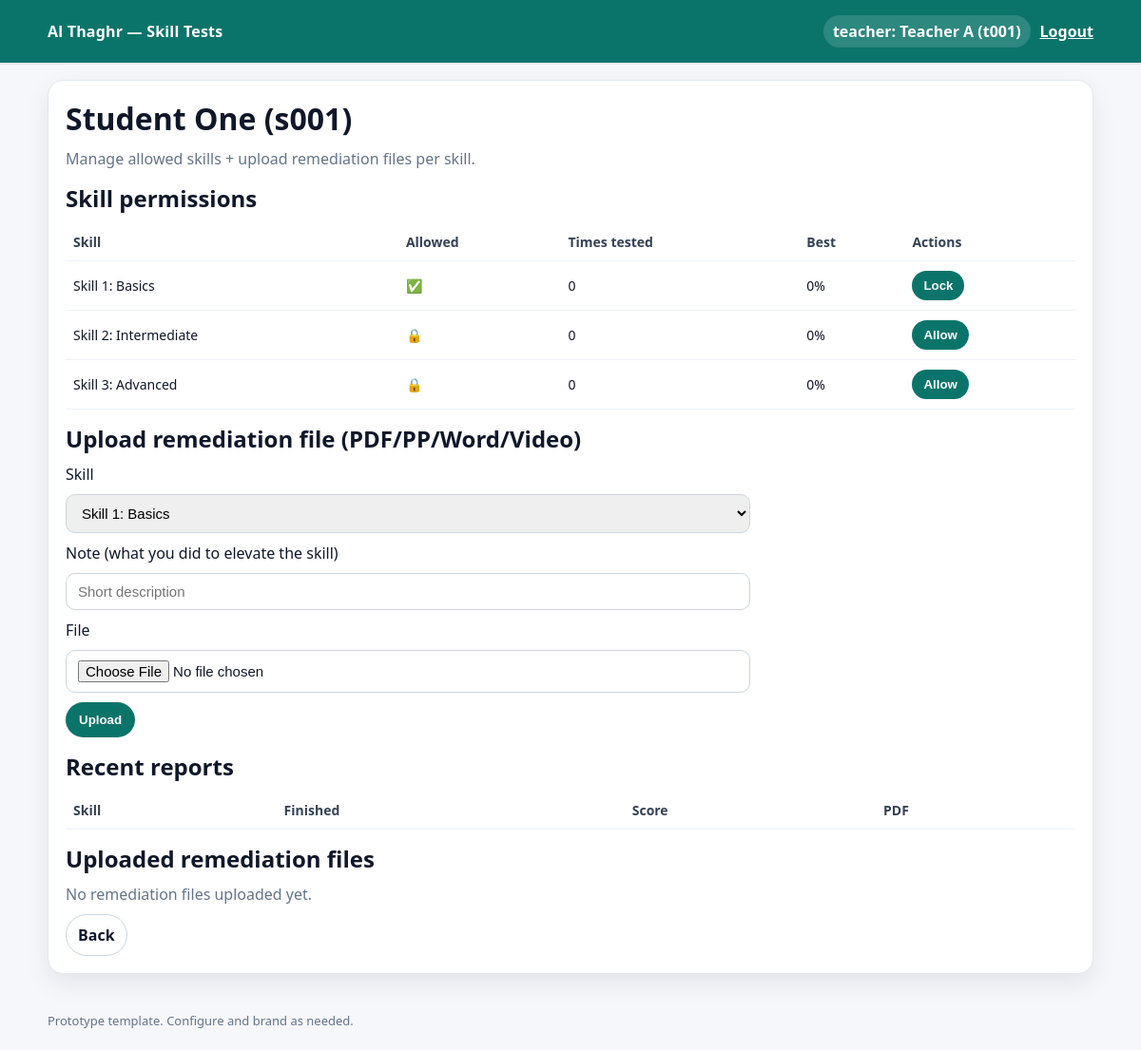
Screenshot of /teacher/students/s001 (signed in) with the database file from the repository.
### app/models.py (models this page shows, shortened)
class User(UserMixin, db.Model):
    id = db.Column(db.String(64), primary_key=True)
    role = db.Column(db.String(16), nullable=False)  # student / teacher / chairman
    name = db.Column(db.String(128), nullable=False)
    pin_hash = db.Column(db.String(256), nullable=False)
    teacher_id = db.Column(db.String(64), db.ForeignKey("user.id"), nullable=True)
    email = db.Column(db.String(256), nullable=True)

class Skill(db.Model):
    id = db.Column(db.Integer, primary_key=True)
    name = db.Column(db.String(160), nullable=False)
    order_index = db.Column(db.Integer, default=0)
    duration_min = db.Column(db.Integer, nullable=True)
    is_active = db.Column(db.Boolean, default=True)

### app/routes/teacher.py (the view)
@bp.get("/students/<student_id>")
@login_required
def student_detail(student_id: str):
    if not _ensure_teacher():
        return redirect(url_for('auth.home'))
    student = User.query.filter_by(id=student_id, role="student", teacher_id=current_user.id).first()
    if not student:
        flash("Student not found.", "error")
        return redirect(url_for("teacher.dashboard"))
    skills = Skill.query.filter_by(is_active=True).order_by(Skill.order_index.asc()).all()
    perms = {p.skill_id: p for p in StudentSkill.query.filter_by(student_id=student.id).all()}
    attempts = Attempt.query.filter_by(student_id=student.id, teacher_id=current_user.id).order_by(Attempt.started_at.desc()).all()
    rem_files = RemediationUpload.query.filter_by(student_id=student.id, teacher_id=current_user.id).order_by(RemediationUpload.uploaded_at.desc()).all()
    return render_template("teacher_student.html", student=student, skills=skills, perms=perms, attempts=attempts, rem_files=rem_files)

### app/routes/teacher.py (called while the page is built)
def _ensure_teacher():
    if current_user.role != "teacher":
        flash("Teacher access only.", "error")
        return False
    return True

### app/templates/teacher_student.html (shortened to what this page needs)
{% extends "base.html" %}
{% block content %}
<div class="card">
  <h1>{{ student.name }} ({{ student.id }})</h1>
  <div class="muted">Manage allowed skills + upload remediation files per skill.</div>
  <h2>Skill permissions</h2>
  <table class="table">
    <thead><tr><th>Skill</th><th>Allowed</th><th>Times tested</th><th>Best</th><th>Actions</th></tr></thead>
    <tbody>
      {% for sk in skills %}
        {% set perm = perms.get(sk.id) %}
        {% set allowed = perm and perm.allowed %}
        {% set sk_attempts = attempts | selectattr('skill_id', 'equalto', sk.id) | list %}
        <tr>
          <td>{{ sk.name }}</td>
          <td>{{ "✅" if allowed else "🔒" }}</td>
          <td>{{ sk_attempts|length }}</td>
          <td>
            {% set best = 0 %}
            {% for a in sk_attempts %}
              {% if a.score and a.score*100 > best %}{% set best = a.score*100 %}{% endif %}
            {% endfor %}
            {{ best|round(0) }}%
          </td>
          <td>
            <form method="post" action="{{ url_for('teacher.toggle_skill', student_id=student.id) }}" style="display:inline;">
              <button class="btn sm" type="submit">{{ "Lock" if allowed else "Allow" }}</button>
            </form>
          </td>
        </tr>
      {% endfor %}
    </tbody>
  </table>
  <h2>Upload remediation file (PDF/PP/Word/Video)</h2>
  <form method="post" action="{{ url_for('teacher.upload_remediation', student_id=student.id) }}" enctype="multipart/form-data" class="form">
    <label>Skill</label>
    <select name="skill_id" required>
      {% for sk in skills %}
        <option value="{{ sk.id }}">{{ sk.name }}</option>
      {% endfor %}
    </select>
    <label>Note (what you did to elevate the skill)</label>
    <input name="note" placeholder="Short description">
    <label>File</label>
    <input type="file" name="file" required>
    <button class="btn" type="submit">Upload</button>
  </form>
  <h2>Recent reports</h2>
  <table class="table">
    <thead><tr><th>Skill</th><th>Finished</th><th>Score</th><th>PDF</th></tr></thead>
  </table>
  <h2>Uploaded remediation files</h2>
  {% if rem_files %}
    <ul class="list">
      {% for f in rem_files %}
        <li>
          <b>{{ f.skill.name }}</b> — {{ f.filename }}
          {% if f.note %}<div class="muted">{{ f.note }}</div>{% endif %}
          <a class="link" href="{{ url_for('files.remediation', upload_id=f.id) }}" target="_blank">Open</a>
        </li>
      {% endfor %}
    </ul>
  {% else %}
    <div class="muted">No remediation files uploaded yet.</div>
  {% endif %}
  <a class="linkBtn" href="{{ url_for('teacher.dashboard') }}">Back</a>
</div>
{% endblock %}

### app/templates/base.html (shortened to what this page needs)
<!doctype html>
<html lang="en">
<head>
  <link rel="stylesheet" href="{{ url_for('static', filename='css/app.css') }}">
</head>
<body>
  <header class="top">
    <div class="container top-inner">
      <div class="brand">Al Thaghr — Skill Tests</div>
      <nav class="nav">
        {% if current_user.is_authenticated %}
          <span class="pill">{{ current_user.role }}: {{ current_user.name }} ({{ current_user.id }})</span>
          <a class="link" href="{{ url_for('auth.logout') }}">Logout</a>
        {% else %}
          <a class="link" href="{{ url_for('auth.login') }}">Login</a>
        {% endif %}
      </nav>
    </div>
  </header>
  <main class="container">
    {% block content %}{% endblock %}
  </main>
  <footer class="footer">
    <div class="container small">Prototype template. Configure and brand as needed.</div>
  </footer>
</body>
</html>

### app/static/css/app.css (style rules this page uses)
:root { --bg:#f6f7fb; --card:#ffffff; --text:#0f172a; --muted:#64748b; --line:#e2e8f0; --primary:#0b746a; --shadow: 0 10px 26px rgba(2,6,23,.08); --radius:16px; }
* { box-sizing:border-box; }
body { margin:0;font-family:system-ui,-apple-system,Segoe UI,Arial,sans-serif;color:var(--text);background:var(--bg); }
.container { width:min(1100px,calc(100% - 36px));margin-inline:auto; }
.top { background:var(--primary);color:#fff;padding:16px 0;box-shadow:0 2px 0 rgba(0,0,0,.06); }
.top-inner { display:flex;align-items:center;justify-content:space-between;gap:12px;flex-wrap:wrap; }
.brand { font-weight:900;letter-spacing:.2px; }
.nav { display:flex;align-items:center;gap:10px;flex-wrap:wrap; }
.link { color:#fff;text-decoration:underline;font-weight:700; }
.pill { padding:6px 10px;border-radius:999px;background:rgba(255,255,255,.14);font-weight:700; }
.footer { padding:22px 0;color:var(--muted); }
.card { background:var(--card);border:1px solid var(--line);border-radius:var(--radius);box-shadow:var(--shadow);padding:18px;margin:18px 0; }
h1 { margin:0 0 10px; }
h2 { margin:14px 0 10px; }
.muted { color:var(--muted); }
.small { font-size:13px; }
.form { display:grid;gap:10px;max-width:720px; }
input,select,textarea { padding:10px 12px;border-radius:10px;border:1px solid #cbd5e1;font-size:15px; }
.btn { border:0;background:var(--primary);color:#fff;padding:11px 14px;border-radius:999px;font-weight:900;cursor:pointer;width:fit-content; }
.btn.sm { padding:8px 12px;font-weight:800; }
.linkBtn { display:inline-block;margin-top:10px;padding:10px 12px;border-radius:999px;border:1px solid #cbd5e1;background:#fff;color:var(--text);text-decoration:none;font-weight:800; }
.table { width:100%;border-collapse:collapse;font-size:14px; }
.table th,.table td { border-bottom:1px solid #edf2f7;padding:10px 8px;text-align:left; }
.table th { color:#334155;font-weight:900; }

### rows the page displays
User: role "teacher", name "Teacher A", id "t001"
User: name "Student One", id "s001"
Skill: name "Skill 1: Basics", value "✅", sk_attempts "0", best "0", value "Lock"
Skill: name "Skill 2: Intermediate", value "🔒", sk_attempts "0", best "0", value "Allow"
Skill: name "Skill 3: Advanced", value "🔒", sk_attempts "0", best "0", value "Allow"

### other values shown
form field skill_id "Skill 1: Basics"
